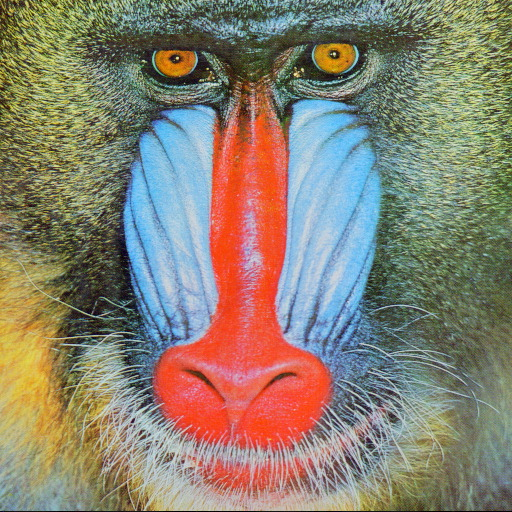
#> input picture Diapositivas/Codes/baboon.jpg, 512 x 512 px
$ python Exercise02.py
#> lines starting #> are read from the running program, lines starting #| are printed output that depends on the picture
import cv2
import numpy

def main():
    img_blank  = numpy.zeros((512, 512, 3), numpy.uint8)    # Genera imagen negra
    img_blank[128:256,0:256] = 255*numpy.ones((128, 256, 3), numpy.uint8)   #un segmento de la matriz se llena de pixeles blancos?
    img_baboon = cv2.imread('baboon.jpg')
#> img_baboon is the input picture: shape (512, 512, 3); mean B, G, R 112.9, 129.1, 137.1
    img_and    = cv2.bitwise_and(img_baboon, img_blank)
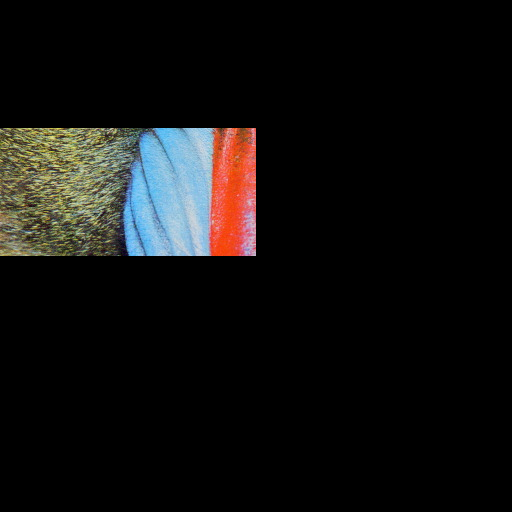
#> img_and: shape (512, 512, 3); mean B, G, R 15.4, 16.5, 17.2
    img_or     = cv2.bitwise_or (img_baboon, img_blank)
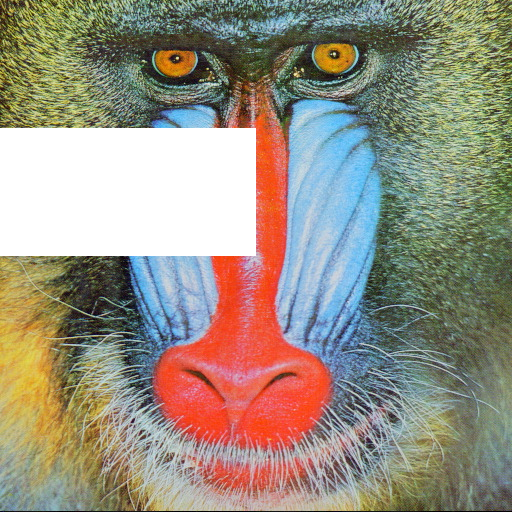
#> img_or: shape (512, 512, 3); mean B, G, R 129.3, 144.6, 151.7
    img_not    = cv2.bitwise_not(img_baboon)
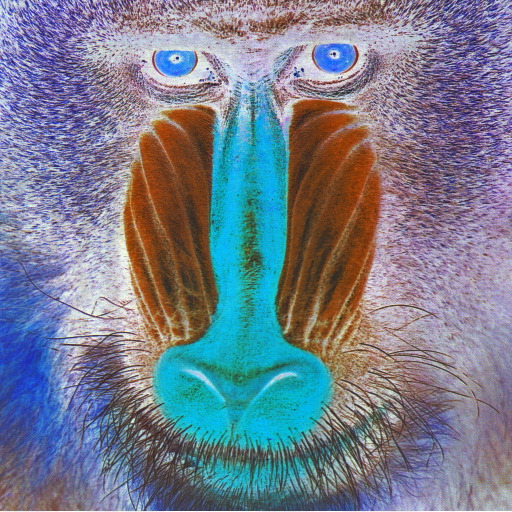
#> img_not: shape (512, 512, 3); mean B, G, R 142.1, 125.9, 117.9
    img_xor    = cv2.bitwise_xor(img_baboon, img_blank)
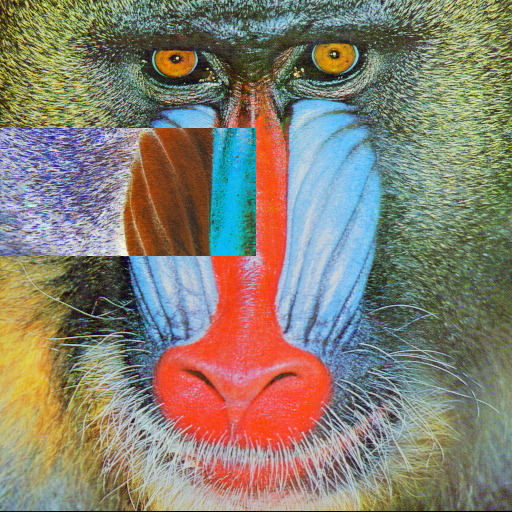
#> img_xor: shape (512, 512, 3); mean B, G, R 113.9, 128.1, 134.5

    #cv2.imshow("OR Operator", img_or)
    #cv2.imshow("OR Operator", img_or)
    cv2.imshow("OR Operator", img_or)
    cv2.imshow("XOR Operator", img_xor)
    cv2.imshow("AND Operator", img_and)
    cv2.imshow("NOT Operator", img_not)
    cv2.waitKey(0)

if __name__ == '__main__':
    main()
